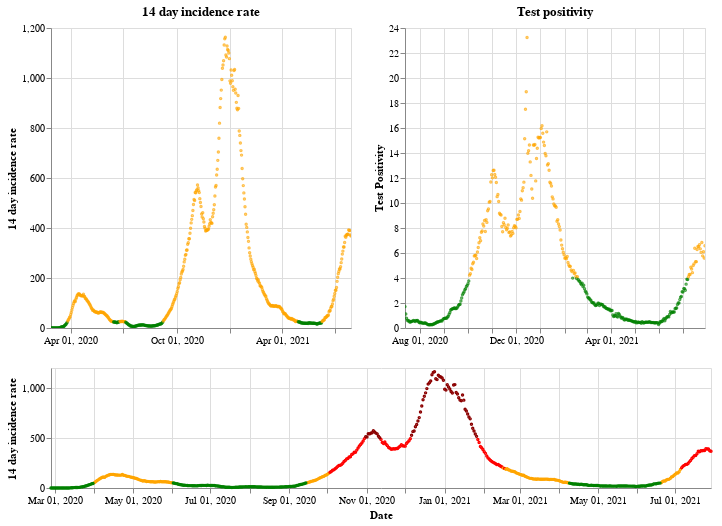

The code cell stored with this chart in its notebook:
### Markdown cell above
## Wales

### Code cell
plot_traffic_light('Wales')

### Figure 1 — Vega-Lite specification as saved in the notebook (floating-point values rounded to 4 significant figures; data arrays with more than 128 entries replaced by an {"elided": "..."} marker saying what was removed)
{"config": {"view": {"continuousWidth": 400, "continuousHeight": 300}}, "vconcat": [{"hconcat": [{"mark": {"type": "point", "size": 2}, "encoding": {"color": {"condition": {"value": "green", "test": "(datum.twoWeeklyCasesRate <= 25)"}, "value": "orange"}, "tooltip": [{"type": "nominal", "field": "areaName"}, {"type": "temporal", "field": "date"}, {"type": "quantitative", "field": "twoWeeklyCasesRate"}, {"type": "quantitative", "field": "testPositivity"}], "x": {"type": "temporal", "axis": {"title": ""}, "field": "date", "scale": {"domain": {"selection": "DateBrush"}}, "timeUnit": "yearmonthdate"}, "y": {"type": "quantitative", "axis": {"title": "14 day incidence rate"}, "field": "twoWeeklyCasesRate"}}, "title": "14 day incidence rate", "width": 300}, {"mark": {"type": "point", "size": 2}, "encoding": {"color": {"condition": {"value": "green", "test": "(datum.testPositivity <= 4)"}, "value": "orange"}, "tooltip": [{"type": "nominal", "field": "areaName"}, {"type": "temporal", "field": "date"}, {"type": "quantitative", "field": "twoWeeklyCasesRate"}, {"type": "quantitative", "field": "testPositivity"}], "x": {"type": "temporal", "axis": {"title": ""}, "field": "date", "scale": {"domain": {"selection": "DateBrush"}}, "timeUnit": "yearmonthdate"}, "y": {"type": "quantitative", "axis": {"title": "Test Positivity"}, "field": "testPositivity"}}, "title": "Test positivity", "width": 300}]}, {"layer": [{"mark": {"type": "point", "size": 2}, "encoding": {"color": {"condition": {"value": "orange", "test": "(((datum.testPositivity < 4) && (datum.twoWeeklyCasesRate >= 50)) && (datum.twoWeeklyCasesRate < 200))"}, "value": "red"}, "opacity": {"condition": {"value": 1, "test": "((datum.twoWeeklyCasesRate >= 50) && (datum.twoWeeklyCasesRate < 500))"}, "value": 0}, "tooltip": [{"type": "nominal", "field": "areaName"}, {"type": "temporal", "field": "date"}, {"type": "quantitative", "field": "twoWeeklyCasesRate"}, {"type": "quantitative", "field": "testPositivity"}], "x": {"type": "temporal", "axis": {"title": "Date"}, "field": "date", "timeUnit": "yearmonthdate"}, "y": {"type": "quantitative", "axis": {"title": "14 day incidence rate"}, "field": "twoWeeklyCasesRate"}}, "selection": {"DateBrush": {"type": "interval", "encodings": ["x"], "fields": ["Time"]}}}, {"mark": {"type": "point", "size": 2}, "encoding": {"color": {"value": "darkred"}, "opacity": {"condition": {"value": 1, "test": "(datum.twoWeeklyCasesRate >= 500)"}, "value": 0}, "tooltip": [{"type": "nominal", "field": "areaName"}, {"type": "temporal", "field": "date"}, {"type": "quantitative", "field": "twoWeeklyCasesRate"}, {"type": "quantitative", "field": "testPositivity"}], "x": {"type": "temporal", "axis": {"title": "Date"}, "field": "date", "timeUnit": "yearmonthdate"}, "y": {"type": "quantitative", "axis": {"title": "14 day incidence rate"}, "field": "twoWeeklyCasesRate"}}}, {"mark": {"type": "point", "size": 2}, "encoding": {"color": {"condition": {"value": "green", "test": "((datum.testPositivity < 4) && (datum.twoWeeklyCasesRate < 50))"}, "value": "orange"}, "opacity": {"condition": {"value": 1, "test": "(datum.twoWeeklyCasesRate < 50)"}, "value": 0}, "tooltip": [{"type": "nominal", "field": "areaName"}, {"type": "temporal", "field": "date"}, {"type": "quantitative", "field": "twoWeeklyCasesRate"}, {"type": "quantitative", "field": "testPositivity"}], "x": {"type": "temporal", "axis": {"title": "Date"}, "field": "date", "timeUnit": "yearmonthdate"}, "y": {"type": "quantitative", "axis": {"title": "14 day incidence rate"}, "field": "twoWeeklyCasesRate"}}}], "height": 120, "width": 660}], "data": {"name": "data-a23c1a9764a7c57f73c0671edd2b1bae"}, "$schema": "https://vega.github.io/schema/vega-lite/v4.8.1.json", "datasets": {"data-a23c1a9764a7c57f73c0671edd2b1bae": {"elided": "519 records"}}}
